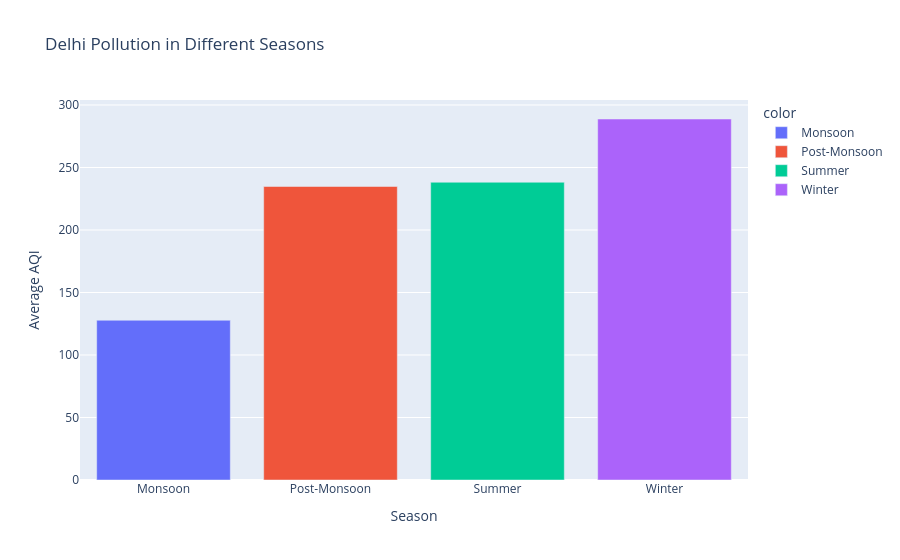

Notebook code cell kept with this figure:
### Code cell
# Creating Season Column
def get_season(m):
    if m in [12,1,2]:
        return "Winter"
    elif m in [3,4,5]:
        return "Summer"
    elif m in [6,7,8]:
        return "Monsoon"
    else:
        return "Post-Monsoon"

df['Season'] = df['Month'].apply(get_season)

# Average AQI in each Season
season_avg = df.groupby('Season')['AQI'].mean().round(1)
print("Average AQI by Season:")
print(season_avg)

# Chart
import plotly.express as px
fig = px.bar(x=season_avg.index, 
             y=season_avg.values, 
             title="Delhi Pollution in Different Seasons",
             labels={'x':'Season', 'y':'Average AQI'},
             color=season_avg.index)
fig.show()

### Figure 1 — Plotly figure (JSON) as saved in the notebook; plotly's stock layout.template omitted (floating-point values rounded to 4 significant figures)
{"data": [{"hovertemplate": "color=Monsoon<br>Season=%{x}<br>Average AQI=%{y}<extra></extra>", "legendgroup": "Monsoon", "marker": {"color": "#636efa", "pattern": {"shape": ""}}, "name": "Monsoon", "orientation": "v", "showlegend": true, "textposition": "auto", "type": "bar", "x": ["Monsoon"], "xaxis": "x", "y": [127.8], "yaxis": "y"}, {"hovertemplate": "color=Post-Monsoon<br>Season=%{x}<br>Average AQI=%{y}<extra></extra>", "legendgroup": "Post-Monsoon", "marker": {"color": "#EF553B", "pattern": {"shape": ""}}, "name": "Post-Monsoon", "orientation": "v", "showlegend": true, "textposition": "auto", "type": "bar", "x": ["Post-Monsoon"], "xaxis": "x", "y": [234.8], "yaxis": "y"}, {"hovertemplate": "color=Summer<br>Season=%{x}<br>Average AQI=%{y}<extra></extra>", "legendgroup": "Summer", "marker": {"color": "#00cc96", "pattern": {"shape": ""}}, "name": "Summer", "orientation": "v", "showlegend": true, "textposition": "auto", "type": "bar", "x": ["Summer"], "xaxis": "x", "y": [238.2], "yaxis": "y"}, {"hovertemplate": "color=Winter<br>Season=%{x}<br>Average AQI=%{y}<extra></extra>", "legendgroup": "Winter", "marker": {"color": "#ab63fa", "pattern": {"shape": ""}}, "name": "Winter", "orientation": "v", "showlegend": true, "textposition": "auto", "type": "bar", "x": ["Winter"], "xaxis": "x", "y": [288.8], "yaxis": "y"}], "layout": {"barmode": "relative", "legend": {"title": {"text": "color"}, "tracegroupgap": 0}, "title": {"text": "Delhi Pollution in Different Seasons"}, "xaxis": {"anchor": "y", "domain": [0, 1], "title": {"text": "Season"}}, "yaxis": {"anchor": "x", "domain": [0, 1], "title": {"text": "Average AQI"}}}}
